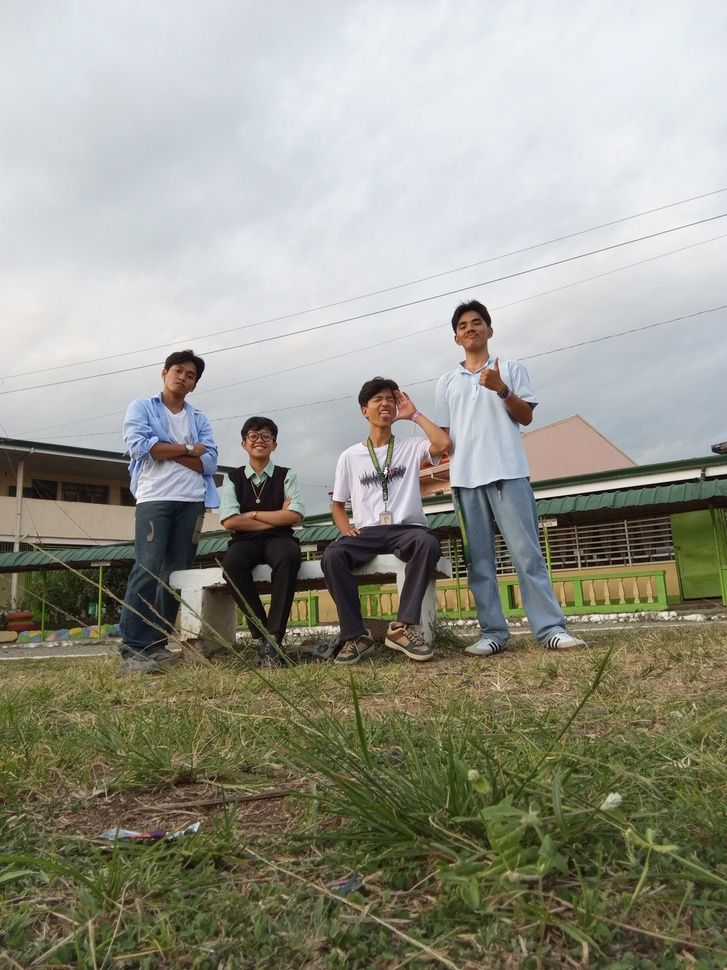
#> input picture Resources/Photos/group.jpg, 727 x 970 px, shrunk from 2448 x 3264 before the run
$ python face_detect.py
#> lines starting #> are read from the running program, lines starting #| are printed output that depends on the picture; after the words box and inside, x2 and y2 are one past the last pixel; in counts of white or black regions, pixels touching at a corner belong together
#pylint:disable=no-member

import os
import cv2 as cv

base_dir = os.path.dirname(os.path.abspath(__file__))
image_path = os.path.join(base_dir, '..', 'Resources', 'Photos', 'group.jpg')
cascade_path = os.path.join(base_dir, 'haar_face.xml')

img = cv.imread(image_path)
#> img is the input picture: shape (970, 727, 3); mean B, G, R 138, 150.6, 150.4
if img is None:
    raise FileNotFoundError(f'Could not read image: {image_path}')

cv.imshow('Group of 4 people', img)

gray = cv.cvtColor(img, cv.COLOR_BGR2GRAY)
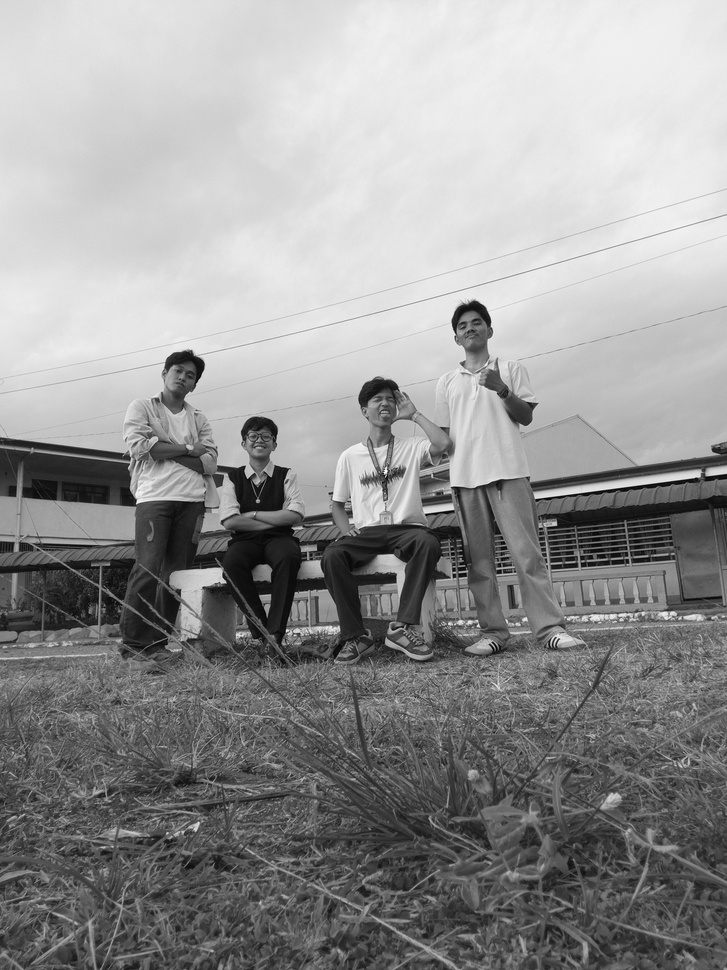
#> gray: shape (970, 727); min 0, max 253, mean 149.1
cv.imshow('Gray People', gray)

haar_cascade = cv.CascadeClassifier(cascade_path)
if haar_cascade.empty():
    raise FileNotFoundError(f'Could not load cascade: {cascade_path}')

faces_rect = haar_cascade.detectMultiScale(gray, scaleFactor=1.1, minNeighbors=1)
#> faces_rect = [[369, 387, 30, 30], [452, 309, 36, 36], [573, 659, 29, 29], [518, 928, 29, 29], [281, 615, 32, 32], [478, 781, 58, 58], [338, 419, 60, 60], [348, 544, 105, 105]]

print(f'Number of faces found = {len(faces_rect)}')
#| Number of faces found = 8

for (x, y, w, h) in faces_rect:
    cv.rectangle(img, (x, y), (x + w, y + h), (0, 255, 0), thickness=2)
#> this loop made 8 passes
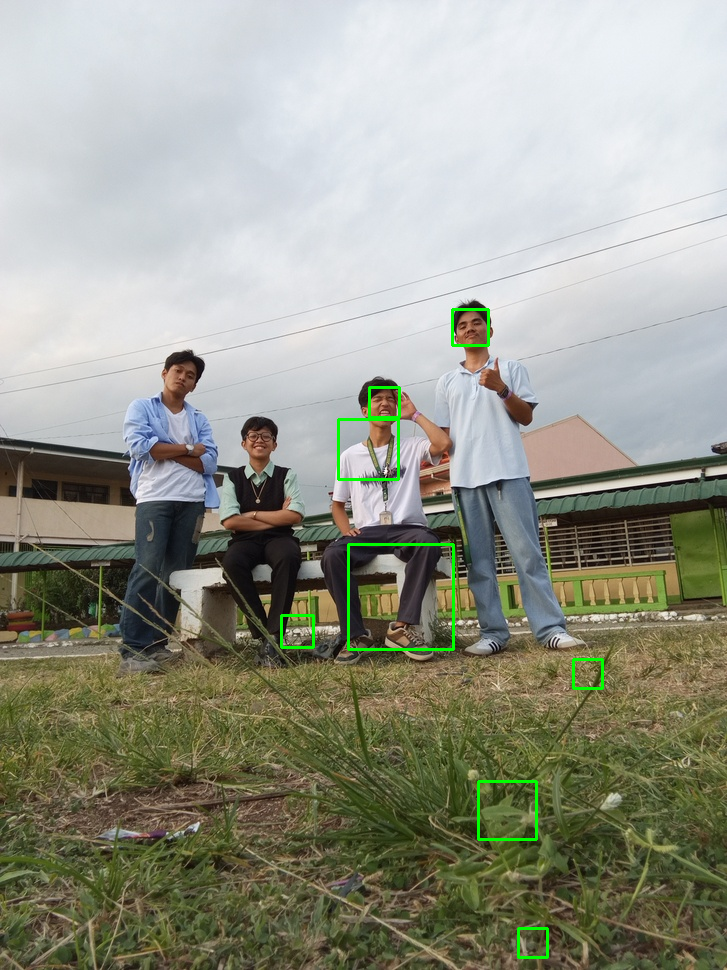
#> img: shape (970, 727, 3); 0.64% of pixels changed, all inside (x1, y1, x2, y2) = (280, 308, 604, 959)

cv.imshow('Detected Faces', img)
cv.waitKey(0)
cv.destroyAllWindows()
